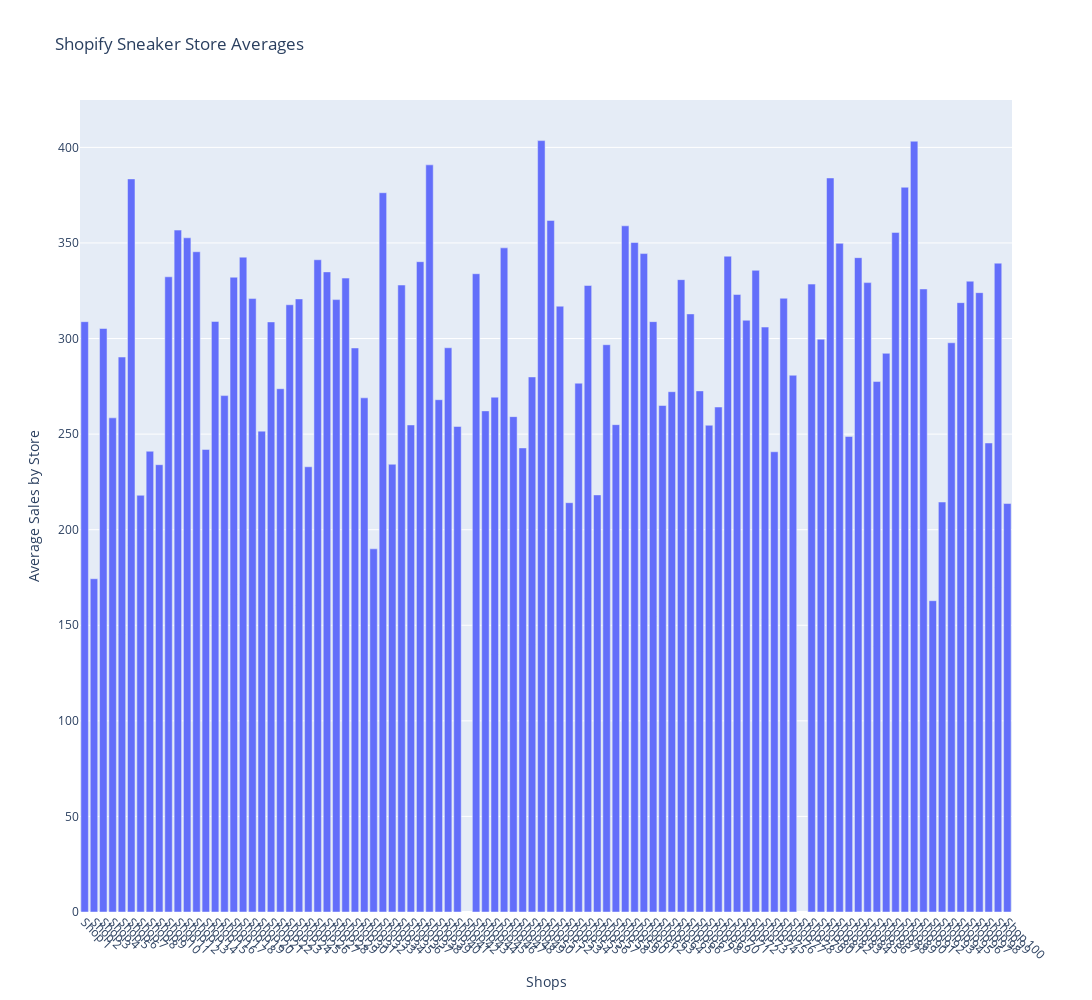

The code cell stored with this chart in its notebook:
### Code cell
shop_averages = px.bar(shop_id,
                       x = 'shop_id', y = 'average_sales',
                       labels=dict(shop_id='Shops', average_sales='Average Sales by Store'),
                       hover_data = ['shop_id', 'average_sales'],
                       title = 'Shopify Sneaker Store Averages'
                       )

shop_averages.update_layout(height = 1000,
                            width = 2000,
                            xaxis = dict(
                                         tickprefix = 'Shop ',
                                         tickangle= 45,
                                         tickmode = 'linear',
                                         tick0 = 1,
                                         dtick = 1),
                            yaxis = dict(
                                        tickmode = 'linear',
                                        tick0 = 0,
                                        dtick = 50),
                            )
shop_averages.show()

### Figure 1 — Plotly figure (JSON) as saved in the notebook; plotly's stock layout.template omitted (floating-point values rounded to 4 significant figures; data arrays with more than 128 entries replaced by an {"elided": "..."} marker saying what was removed)
{"data": [{"alignmentgroup": "True", "customdata": {"elided": "98x2 float values"}, "hovertemplate": "Shops=%{customdata[0]}<br>Average Sales by Store=%{customdata[1]}<extra></extra>", "legendgroup": "", "marker": {"color": "#636efa"}, "name": "", "offsetgroup": "", "orientation": "v", "showlegend": false, "textposition": "auto", "type": "bar", "x": [1, 2, 3, 4, 5, 6, 7, 8, 9, 10, 11, 12, 13, 14, 15, 16, 17, 18, 19, 20, 21, 22, 23, 24, 25, 26, 27, 28, 29, 30, 31, 32, 33, 34, 35, 36, 37, 38, 39, 40, 41, 43, 44, 45, 46, 47, 48, 49, 50, 51, 52, 53, 54, 55, 56, 57, 58, 59, 60, 61, 62, 63, 64, 65, 66, 67, 68, 69, 70, 71, 72, 73, 74, 75, 76, 77, 79, 80, 81, 82, 83, 84, 85, 86, 87, 88, 89, 90, 91, 92, 93, 94, 95, 96, 97, 98, 99, 100], "xaxis": "x", "y": [308.8, 174.3, 305.2, 258.5, 290.3, 383.5, 218, 241.0, 234, 332.3, 356.7, 352.7, 345.4, 242, 308.9, 270.1, 332.1, 342.6, 320.9, 251.6, 308.7, 273.8, 317.7, 320.7, 232.9, 341.2, 334.9, 320.4, 331.6, 295.1, 269.0, 190.0, 376.3, 234.2, 328, 254.8, 340.2, 390.9, 268, 295.2, 254, 333.9, 262.1, 269.3, 347.4, 259.1, 242.8, 279.9, 403.6, 361.8, 316.9, 214.1, 276.6, 327.8, 218.2, 296.8, 254.9, 359.0, 350.2, 344.4, 308.8, 265.0, 272.2, 330.8, 312.9, 272.6, 254.6, 264.2, 343.1, 323.0, 309.6, 335.7, 306, 240.8, 321.1, 280.8, 328.5, 299.7, 384, 349.8, 248.8, 342.3, 329.3, 277.5, 292.3, 355.5, 379.1, 403.2, 325.9, 162.9, 214.5, 297.8, 318.8, 330, 324, 245.4, 339.4, 213.7], "yaxis": "y"}], "layout": {"barmode": "relative", "height": 1000, "legend": {"tracegroupgap": 0}, "title": {"text": "Shopify Sneaker Store Averages"}, "width": 2000, "xaxis": {"anchor": "y", "domain": [0, 1], "dtick": 1, "tick0": 1, "tickangle": 45, "tickmode": "linear", "tickprefix": "Shop ", "title": {"text": "Shops"}}, "yaxis": {"anchor": "x", "domain": [0, 1], "dtick": 50, "tick0": 0, "tickmode": "linear", "title": {"text": "Average Sales by Store"}}}}
